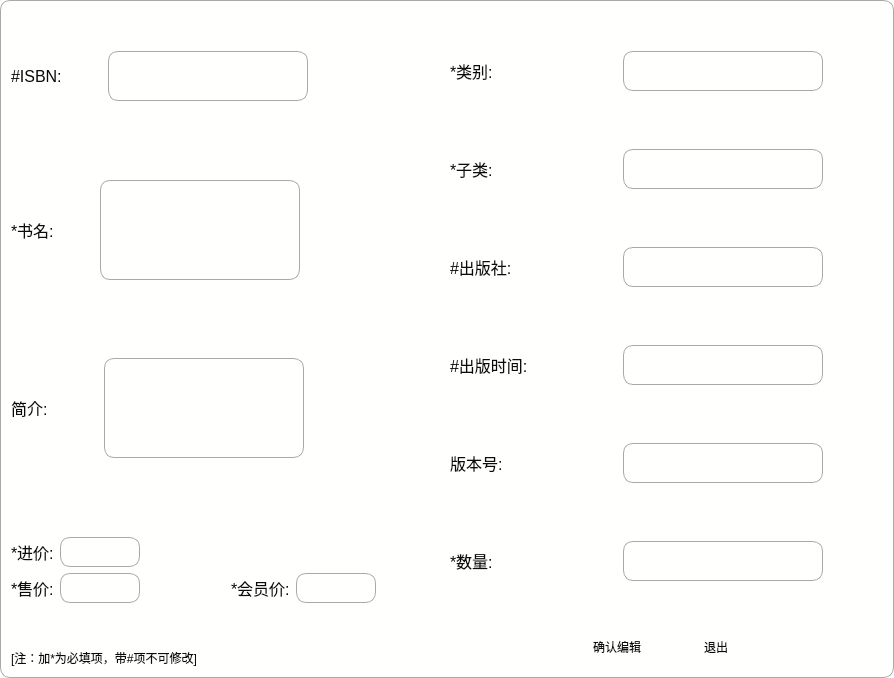
<?xml version="1.0" encoding="UTF-8"?>
<ui version="4.0">
 <class>Bookchange</class>
 <widget class="QDialog" name="Bookchange">
  <property name="geometry">
   <rect>
    <x>0</x>
    <y>0</y>
    <width>894</width>
    <height>678</height>
   </rect>
  </property>
  <property name="windowTitle">
   <string>Dialog</string>
  </property>
  <property name="styleSheet">
   <string notr="true">QPushButton:hover{
        color:red
        }
QLineEdit{
        border:1px solid gray;;
        border-radius:10px;
        padding:2px 4px;
}
QWidget{
        color:#0c0a0a;
        background:rgb(255, 255, 253);
        border-top:1px solid darkGray;
        border-bottom:1px solid darkGray;
        border-right:1px solid darkGray;
        border-left:1px solid darkGray;
        border-top-left-radius:10px;
        border-top-right-radius:10px;
        border-bottom-right-radius:10px;
        border-bottom-left-radius:10px;
    }
QLabel{
        border:none;}

QPushButton{border:none
           }</string>
  </property>
  <layout class="QHBoxLayout" name="horizontalLayout_7">
   <item>
    <layout class="QVBoxLayout" name="verticalLayout_3" stretch="0,3,1,3,1,3,1,0,0,0,0">
     <item>
      <spacer name="verticalSpacer_16">
       <property name="orientation">
        <enum>Qt::Vertical</enum>
       </property>
       <property name="sizeType">
        <enum>QSizePolicy::Fixed</enum>
       </property>
       <property name="sizeHint" stdset="0">
        <size>
         <width>20</width>
         <height>40</height>
        </size>
       </property>
      </spacer>
     </item>
     <item>
      <layout class="QHBoxLayout" name="horizontalLayout_6">
       <item>
        <widget class="QLabel" name="label_5">
         <property name="font">
          <font>
           <pointsize>12</pointsize>
          </font>
         </property>
         <property name="text">
          <string>#ISBN:</string>
         </property>
        </widget>
       </item>
       <item>
        <spacer name="horizontalSpacer_12">
         <property name="orientation">
          <enum>Qt::Horizontal</enum>
         </property>
         <property name="sizeType">
          <enum>QSizePolicy::Fixed</enum>
         </property>
         <property name="sizeHint" stdset="0">
          <size>
           <width>40</width>
           <height>20</height>
          </size>
         </property>
        </spacer>
       </item>
       <item>
        <widget class="QTextBrowser" name="ISBN_bro">
         <property name="sizePolicy">
          <sizepolicy hsizetype="Fixed" vsizetype="Fixed">
           <horstretch>0</horstretch>
           <verstretch>0</verstretch>
          </sizepolicy>
         </property>
         <property name="minimumSize">
          <size>
           <width>150</width>
           <height>50</height>
          </size>
         </property>
         <property name="maximumSize">
          <size>
           <width>200</width>
           <height>50</height>
          </size>
         </property>
        </widget>
       </item>
       <item>
        <spacer name="horizontalSpacer_15">
         <property name="orientation">
          <enum>Qt::Horizontal</enum>
         </property>
         <property name="sizeHint" stdset="0">
          <size>
           <width>40</width>
           <height>20</height>
          </size>
         </property>
        </spacer>
       </item>
      </layout>
     </item>
     <item>
      <spacer name="verticalSpacer_13">
       <property name="orientation">
        <enum>Qt::Vertical</enum>
       </property>
       <property name="sizeHint" stdset="0">
        <size>
         <width>20</width>
         <height>40</height>
        </size>
       </property>
      </spacer>
     </item>
     <item>
      <layout class="QHBoxLayout" name="horizontalLayout_12">
       <item>
        <widget class="QLabel" name="label_8">
         <property name="font">
          <font>
           <pointsize>12</pointsize>
          </font>
         </property>
         <property name="text">
          <string>*书名:</string>
         </property>
        </widget>
       </item>
       <item>
        <spacer name="horizontalSpacer_11">
         <property name="orientation">
          <enum>Qt::Horizontal</enum>
         </property>
         <property name="sizeType">
          <enum>QSizePolicy::Fixed</enum>
         </property>
         <property name="sizeHint" stdset="0">
          <size>
           <width>40</width>
           <height>20</height>
          </size>
         </property>
        </spacer>
       </item>
       <item>
        <widget class="QTextEdit" name="textEdit_nm">
         <property name="sizePolicy">
          <sizepolicy hsizetype="Fixed" vsizetype="Fixed">
           <horstretch>0</horstretch>
           <verstretch>0</verstretch>
          </sizepolicy>
         </property>
         <property name="minimumSize">
          <size>
           <width>200</width>
           <height>100</height>
          </size>
         </property>
         <property name="maximumSize">
          <size>
           <width>200</width>
           <height>100</height>
          </size>
         </property>
        </widget>
       </item>
       <item>
        <spacer name="horizontalSpacer_10">
         <property name="orientation">
          <enum>Qt::Horizontal</enum>
         </property>
         <property name="sizeHint" stdset="0">
          <size>
           <width>40</width>
           <height>20</height>
          </size>
         </property>
        </spacer>
       </item>
      </layout>
     </item>
     <item>
      <spacer name="verticalSpacer_14">
       <property name="orientation">
        <enum>Qt::Vertical</enum>
       </property>
       <property name="sizeHint" stdset="0">
        <size>
         <width>20</width>
         <height>40</height>
        </size>
       </property>
      </spacer>
     </item>
     <item>
      <layout class="QHBoxLayout" name="horizontalLayout_15">
       <item>
        <widget class="QLabel" name="label_12">
         <property name="font">
          <font>
           <pointsize>12</pointsize>
          </font>
         </property>
         <property name="text">
          <string>简介:</string>
         </property>
        </widget>
       </item>
       <item>
        <spacer name="horizontalSpacer_20">
         <property name="orientation">
          <enum>Qt::Horizontal</enum>
         </property>
         <property name="sizeType">
          <enum>QSizePolicy::Fixed</enum>
         </property>
         <property name="sizeHint" stdset="0">
          <size>
           <width>50</width>
           <height>20</height>
          </size>
         </property>
        </spacer>
       </item>
       <item>
        <widget class="QTextEdit" name="textEdit_nt">
         <property name="sizePolicy">
          <sizepolicy hsizetype="Fixed" vsizetype="Fixed">
           <horstretch>0</horstretch>
           <verstretch>0</verstretch>
          </sizepolicy>
         </property>
         <property name="minimumSize">
          <size>
           <width>200</width>
           <height>100</height>
          </size>
         </property>
         <property name="maximumSize">
          <size>
           <width>200</width>
           <height>100</height>
          </size>
         </property>
        </widget>
       </item>
       <item>
        <spacer name="horizontalSpacer_8">
         <property name="orientation">
          <enum>Qt::Horizontal</enum>
         </property>
         <property name="sizeHint" stdset="0">
          <size>
           <width>40</width>
           <height>20</height>
          </size>
         </property>
        </spacer>
       </item>
      </layout>
     </item>
     <item>
      <spacer name="verticalSpacer_15">
       <property name="orientation">
        <enum>Qt::Vertical</enum>
       </property>
       <property name="sizeHint" stdset="0">
        <size>
         <width>20</width>
         <height>40</height>
        </size>
       </property>
      </spacer>
     </item>
     <item>
      <layout class="QHBoxLayout" name="horizontalLayout_23">
       <item>
        <widget class="QLabel" name="label_20">
         <property name="font">
          <font>
           <pointsize>12</pointsize>
          </font>
         </property>
         <property name="text">
          <string>*进价:</string>
         </property>
        </widget>
       </item>
       <item>
        <widget class="QTextEdit" name="text_pur">
         <property name="sizePolicy">
          <sizepolicy hsizetype="Fixed" vsizetype="Fixed">
           <horstretch>0</horstretch>
           <verstretch>0</verstretch>
          </sizepolicy>
         </property>
         <property name="minimumSize">
          <size>
           <width>80</width>
           <height>30</height>
          </size>
         </property>
         <property name="maximumSize">
          <size>
           <width>80</width>
           <height>30</height>
          </size>
         </property>
        </widget>
       </item>
       <item>
        <spacer name="horizontalSpacer_9">
         <property name="orientation">
          <enum>Qt::Horizontal</enum>
         </property>
         <property name="sizeHint" stdset="0">
          <size>
           <width>40</width>
           <height>20</height>
          </size>
         </property>
        </spacer>
       </item>
      </layout>
     </item>
     <item>
      <layout class="QHBoxLayout" name="horizontalLayout_22">
       <item>
        <layout class="QHBoxLayout" name="horizontalLayout_24">
         <item>
          <widget class="QLabel" name="label_21">
           <property name="font">
            <font>
             <pointsize>12</pointsize>
            </font>
           </property>
           <property name="text">
            <string>*售价:</string>
           </property>
          </widget>
         </item>
         <item>
          <widget class="QTextEdit" name="text_price">
           <property name="sizePolicy">
            <sizepolicy hsizetype="Fixed" vsizetype="Fixed">
             <horstretch>0</horstretch>
             <verstretch>0</verstretch>
            </sizepolicy>
           </property>
           <property name="minimumSize">
            <size>
             <width>80</width>
             <height>30</height>
            </size>
           </property>
           <property name="maximumSize">
            <size>
             <width>80</width>
             <height>30</height>
            </size>
           </property>
          </widget>
         </item>
         <item>
          <spacer name="horizontalSpacer_14">
           <property name="orientation">
            <enum>Qt::Horizontal</enum>
           </property>
           <property name="sizeHint" stdset="0">
            <size>
             <width>40</width>
             <height>20</height>
            </size>
           </property>
          </spacer>
         </item>
        </layout>
       </item>
       <item>
        <layout class="QHBoxLayout" name="horizontalLayout_25">
         <item>
          <widget class="QLabel" name="label_22">
           <property name="font">
            <font>
             <pointsize>12</pointsize>
            </font>
           </property>
           <property name="text">
            <string>*会员价:</string>
           </property>
          </widget>
         </item>
         <item>
          <widget class="QTextEdit" name="text_vipress">
           <property name="sizePolicy">
            <sizepolicy hsizetype="Fixed" vsizetype="Fixed">
             <horstretch>0</horstretch>
             <verstretch>0</verstretch>
            </sizepolicy>
           </property>
           <property name="minimumSize">
            <size>
             <width>80</width>
             <height>30</height>
            </size>
           </property>
           <property name="maximumSize">
            <size>
             <width>80</width>
             <height>30</height>
            </size>
           </property>
          </widget>
         </item>
         <item>
          <spacer name="horizontalSpacer_21">
           <property name="orientation">
            <enum>Qt::Horizontal</enum>
           </property>
           <property name="sizeHint" stdset="0">
            <size>
             <width>40</width>
             <height>20</height>
            </size>
           </property>
          </spacer>
         </item>
        </layout>
       </item>
      </layout>
     </item>
     <item>
      <spacer name="verticalSpacer_27">
       <property name="orientation">
        <enum>Qt::Vertical</enum>
       </property>
       <property name="sizeHint" stdset="0">
        <size>
         <width>20</width>
         <height>40</height>
        </size>
       </property>
      </spacer>
     </item>
     <item>
      <widget class="QLabel" name="label_6">
       <property name="text">
        <string>[注：加*为必填项，带#项不可修改]</string>
       </property>
      </widget>
     </item>
    </layout>
   </item>
   <item>
    <layout class="QVBoxLayout" name="verticalLayout">
     <item>
      <spacer name="verticalSpacer_5">
       <property name="orientation">
        <enum>Qt::Vertical</enum>
       </property>
       <property name="sizeType">
        <enum>QSizePolicy::Fixed</enum>
       </property>
       <property name="sizeHint" stdset="0">
        <size>
         <width>20</width>
         <height>40</height>
        </size>
       </property>
      </spacer>
     </item>
     <item>
      <layout class="QHBoxLayout" name="horizontalLayout_16">
       <item>
        <widget class="QLabel" name="label_13">
         <property name="font">
          <font>
           <pointsize>12</pointsize>
          </font>
         </property>
         <property name="text">
          <string>*类别:</string>
         </property>
        </widget>
       </item>
       <item>
        <widget class="QTextEdit" name="textEdit_cls">
         <property name="sizePolicy">
          <sizepolicy hsizetype="Fixed" vsizetype="Fixed">
           <horstretch>0</horstretch>
           <verstretch>0</verstretch>
          </sizepolicy>
         </property>
         <property name="minimumSize">
          <size>
           <width>150</width>
           <height>40</height>
          </size>
         </property>
         <property name="maximumSize">
          <size>
           <width>200</width>
           <height>40</height>
          </size>
         </property>
        </widget>
       </item>
       <item>
        <spacer name="horizontalSpacer_3">
         <property name="orientation">
          <enum>Qt::Horizontal</enum>
         </property>
         <property name="sizeType">
          <enum>QSizePolicy::Fixed</enum>
         </property>
         <property name="sizeHint" stdset="0">
          <size>
           <width>60</width>
           <height>20</height>
          </size>
         </property>
        </spacer>
       </item>
      </layout>
     </item>
     <item>
      <spacer name="verticalSpacer_4">
       <property name="orientation">
        <enum>Qt::Vertical</enum>
       </property>
       <property name="sizeType">
        <enum>QSizePolicy::Expanding</enum>
       </property>
       <property name="sizeHint" stdset="0">
        <size>
         <width>40</width>
         <height>40</height>
        </size>
       </property>
      </spacer>
     </item>
     <item>
      <layout class="QHBoxLayout" name="horizontalLayout_11">
       <item>
        <widget class="QLabel" name="label_14">
         <property name="font">
          <font>
           <pointsize>12</pointsize>
          </font>
         </property>
         <property name="text">
          <string>*子类:</string>
         </property>
        </widget>
       </item>
       <item>
        <widget class="QTextEdit" name="textEdit_subcls">
         <property name="sizePolicy">
          <sizepolicy hsizetype="Fixed" vsizetype="Fixed">
           <horstretch>0</horstretch>
           <verstretch>0</verstretch>
          </sizepolicy>
         </property>
         <property name="minimumSize">
          <size>
           <width>150</width>
           <height>40</height>
          </size>
         </property>
         <property name="maximumSize">
          <size>
           <width>200</width>
           <height>40</height>
          </size>
         </property>
        </widget>
       </item>
       <item>
        <spacer name="horizontalSpacer_4">
         <property name="orientation">
          <enum>Qt::Horizontal</enum>
         </property>
         <property name="sizeType">
          <enum>QSizePolicy::Fixed</enum>
         </property>
         <property name="sizeHint" stdset="0">
          <size>
           <width>60</width>
           <height>20</height>
          </size>
         </property>
        </spacer>
       </item>
      </layout>
     </item>
     <item>
      <spacer name="verticalSpacer_10">
       <property name="orientation">
        <enum>Qt::Vertical</enum>
       </property>
       <property name="sizeHint" stdset="0">
        <size>
         <width>20</width>
         <height>40</height>
        </size>
       </property>
      </spacer>
     </item>
     <item>
      <layout class="QHBoxLayout" name="horizontalLayout_4">
       <item>
        <widget class="QLabel" name="label">
         <property name="font">
          <font>
           <pointsize>12</pointsize>
          </font>
         </property>
         <property name="text">
          <string>#出版社:</string>
         </property>
        </widget>
       </item>
       <item>
        <widget class="QTextBrowser" name="Press_bro">
         <property name="sizePolicy">
          <sizepolicy hsizetype="Fixed" vsizetype="Fixed">
           <horstretch>0</horstretch>
           <verstretch>0</verstretch>
          </sizepolicy>
         </property>
         <property name="minimumSize">
          <size>
           <width>200</width>
           <height>40</height>
          </size>
         </property>
         <property name="maximumSize">
          <size>
           <width>200</width>
           <height>40</height>
          </size>
         </property>
        </widget>
       </item>
       <item>
        <spacer name="horizontalSpacer_6">
         <property name="orientation">
          <enum>Qt::Horizontal</enum>
         </property>
         <property name="sizeType">
          <enum>QSizePolicy::Fixed</enum>
         </property>
         <property name="sizeHint" stdset="0">
          <size>
           <width>60</width>
           <height>20</height>
          </size>
         </property>
        </spacer>
       </item>
      </layout>
     </item>
     <item>
      <spacer name="verticalSpacer_6">
       <property name="orientation">
        <enum>Qt::Vertical</enum>
       </property>
       <property name="sizeHint" stdset="0">
        <size>
         <width>20</width>
         <height>40</height>
        </size>
       </property>
      </spacer>
     </item>
     <item>
      <layout class="QHBoxLayout" name="horizontalLayout_3">
       <item>
        <widget class="QLabel" name="label_2">
         <property name="font">
          <font>
           <pointsize>12</pointsize>
          </font>
         </property>
         <property name="text">
          <string>#出版时间:</string>
         </property>
        </widget>
       </item>
       <item>
        <widget class="QTextBrowser" name="time_bro">
         <property name="sizePolicy">
          <sizepolicy hsizetype="Fixed" vsizetype="Fixed">
           <horstretch>0</horstretch>
           <verstretch>0</verstretch>
          </sizepolicy>
         </property>
         <property name="minimumSize">
          <size>
           <width>200</width>
           <height>40</height>
          </size>
         </property>
         <property name="maximumSize">
          <size>
           <width>200</width>
           <height>40</height>
          </size>
         </property>
        </widget>
       </item>
       <item>
        <spacer name="horizontalSpacer_7">
         <property name="orientation">
          <enum>Qt::Horizontal</enum>
         </property>
         <property name="sizeType">
          <enum>QSizePolicy::Fixed</enum>
         </property>
         <property name="sizeHint" stdset="0">
          <size>
           <width>60</width>
           <height>20</height>
          </size>
         </property>
        </spacer>
       </item>
      </layout>
     </item>
     <item>
      <spacer name="verticalSpacer_7">
       <property name="orientation">
        <enum>Qt::Vertical</enum>
       </property>
       <property name="sizeHint" stdset="0">
        <size>
         <width>20</width>
         <height>40</height>
        </size>
       </property>
      </spacer>
     </item>
     <item>
      <layout class="QHBoxLayout" name="horizontalLayout_2">
       <item>
        <widget class="QLabel" name="label_3">
         <property name="font">
          <font>
           <pointsize>12</pointsize>
          </font>
         </property>
         <property name="text">
          <string>版本号:</string>
         </property>
        </widget>
       </item>
       <item>
        <widget class="QTextEdit" name="textEdit_ver">
         <property name="sizePolicy">
          <sizepolicy hsizetype="Fixed" vsizetype="Fixed">
           <horstretch>0</horstretch>
           <verstretch>0</verstretch>
          </sizepolicy>
         </property>
         <property name="minimumSize">
          <size>
           <width>200</width>
           <height>40</height>
          </size>
         </property>
         <property name="maximumSize">
          <size>
           <width>200</width>
           <height>40</height>
          </size>
         </property>
        </widget>
       </item>
       <item>
        <spacer name="horizontalSpacer_13">
         <property name="orientation">
          <enum>Qt::Horizontal</enum>
         </property>
         <property name="sizeType">
          <enum>QSizePolicy::Fixed</enum>
         </property>
         <property name="sizeHint" stdset="0">
          <size>
           <width>60</width>
           <height>20</height>
          </size>
         </property>
        </spacer>
       </item>
      </layout>
     </item>
     <item>
      <spacer name="verticalSpacer_8">
       <property name="orientation">
        <enum>Qt::Vertical</enum>
       </property>
       <property name="sizeHint" stdset="0">
        <size>
         <width>20</width>
         <height>40</height>
        </size>
       </property>
      </spacer>
     </item>
     <item>
      <layout class="QHBoxLayout" name="horizontalLayout">
       <item>
        <widget class="QLabel" name="label_4">
         <property name="font">
          <font>
           <pointsize>12</pointsize>
          </font>
         </property>
         <property name="text">
          <string>*数量:</string>
         </property>
        </widget>
       </item>
       <item>
        <widget class="QTextEdit" name="textEdit_num">
         <property name="sizePolicy">
          <sizepolicy hsizetype="Fixed" vsizetype="Fixed">
           <horstretch>0</horstretch>
           <verstretch>0</verstretch>
          </sizepolicy>
         </property>
         <property name="minimumSize">
          <size>
           <width>200</width>
           <height>40</height>
          </size>
         </property>
         <property name="maximumSize">
          <size>
           <width>200</width>
           <height>40</height>
          </size>
         </property>
        </widget>
       </item>
       <item>
        <spacer name="horizontalSpacer_16">
         <property name="orientation">
          <enum>Qt::Horizontal</enum>
         </property>
         <property name="sizeType">
          <enum>QSizePolicy::Fixed</enum>
         </property>
         <property name="sizeHint" stdset="0">
          <size>
           <width>60</width>
           <height>20</height>
          </size>
         </property>
        </spacer>
       </item>
      </layout>
     </item>
     <item>
      <spacer name="verticalSpacer_9">
       <property name="orientation">
        <enum>Qt::Vertical</enum>
       </property>
       <property name="sizeType">
        <enum>QSizePolicy::Fixed</enum>
       </property>
       <property name="sizeHint" stdset="0">
        <size>
         <width>20</width>
         <height>40</height>
        </size>
       </property>
      </spacer>
     </item>
     <item>
      <layout class="QHBoxLayout" name="horizontalLayout_5">
       <item>
        <spacer name="horizontalSpacer">
         <property name="orientation">
          <enum>Qt::Horizontal</enum>
         </property>
         <property name="sizeHint" stdset="0">
          <size>
           <width>40</width>
           <height>20</height>
          </size>
         </property>
        </spacer>
       </item>
       <item>
        <widget class="QPushButton" name="confirmButton">
         <property name="sizePolicy">
          <sizepolicy hsizetype="Fixed" vsizetype="Fixed">
           <horstretch>0</horstretch>
           <verstretch>0</verstretch>
          </sizepolicy>
         </property>
         <property name="minimumSize">
          <size>
           <width>80</width>
           <height>30</height>
          </size>
         </property>
         <property name="text">
          <string>确认编辑</string>
         </property>
        </widget>
       </item>
       <item>
        <spacer name="horizontalSpacer_2">
         <property name="orientation">
          <enum>Qt::Horizontal</enum>
         </property>
         <property name="sizeType">
          <enum>QSizePolicy::Fixed</enum>
         </property>
         <property name="sizeHint" stdset="0">
          <size>
           <width>13</width>
           <height>40</height>
          </size>
         </property>
        </spacer>
       </item>
       <item>
        <widget class="QPushButton" name="Button">
         <property name="sizePolicy">
          <sizepolicy hsizetype="Fixed" vsizetype="Fixed">
           <horstretch>0</horstretch>
           <verstretch>0</verstretch>
          </sizepolicy>
         </property>
         <property name="minimumSize">
          <size>
           <width>80</width>
           <height>30</height>
          </size>
         </property>
         <property name="text">
          <string>退出</string>
         </property>
        </widget>
       </item>
       <item>
        <spacer name="horizontalSpacer_5">
         <property name="orientation">
          <enum>Qt::Horizontal</enum>
         </property>
         <property name="sizeHint" stdset="0">
          <size>
           <width>40</width>
           <height>20</height>
          </size>
         </property>
        </spacer>
       </item>
      </layout>
     </item>
    </layout>
   </item>
  </layout>
 </widget>
 <resources/>
 <connections>
  <connection>
   <sender>Button</sender>
   <signal>clicked()</signal>
   <receiver>Bookchange</receiver>
   <slot>close()</slot>
   <hints>
    <hint type="sourcelabel">
     <x>668</x>
     <y>471</y>
    </hint>
    <hint type="destinationlabel">
     <x>738</x>
     <y>458</y>
    </hint>
   </hints>
  </connection>
 </connections>
</ui>
